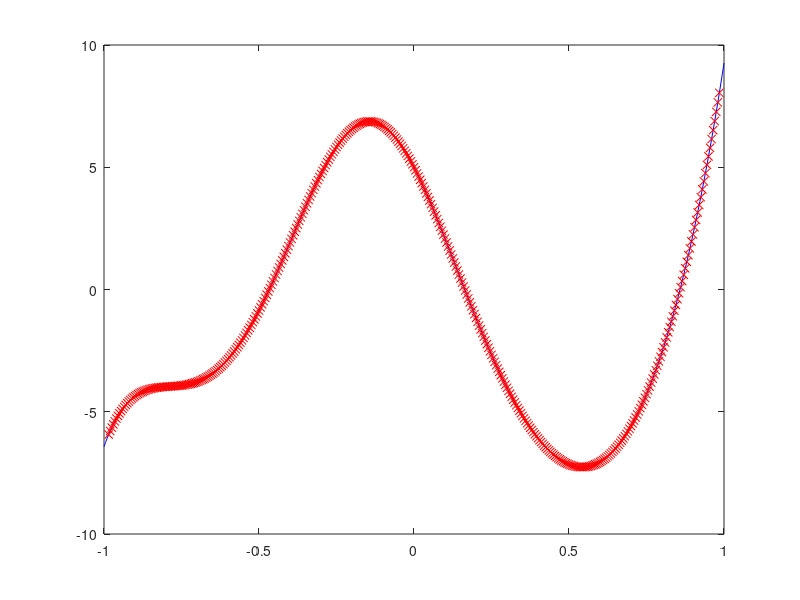
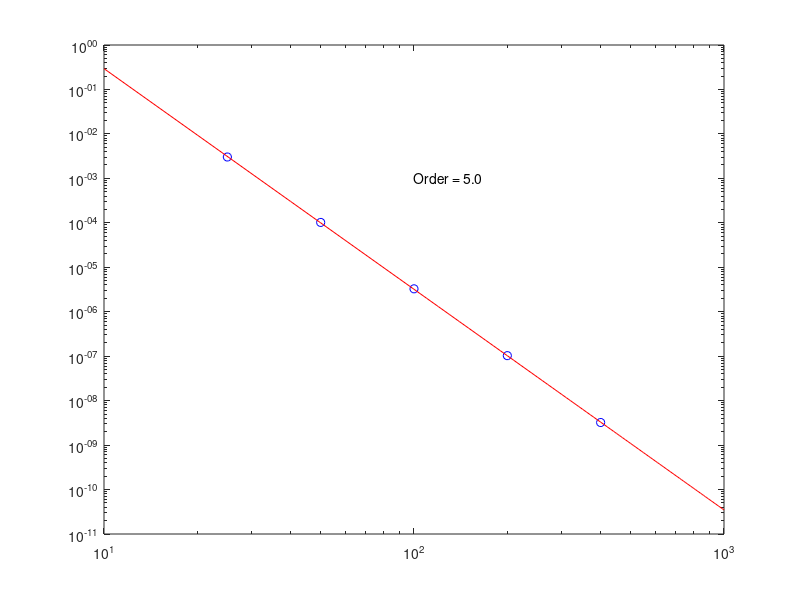

These charts were generated, in order, by the following MATLAB code:
%%%%%%%%%%%%%%%%%%%%%%%%%%%%%%%%%%%%%%%%%%%%%%%%%%%%%%%%%%%%%%%%%%%%%%%%%%%%%
%
% test_1st_derivative_stencil_5th_order.m checks that the fifth-order 
% accurate stencil for the first derivative operator is correct and 
% yields the expected order of accuracy.
%
%%%%%%%%%%%%%%%%%%%%%%%%%%%%%%%%%%%%%%%%%%%%%%%%%%%%%%%%%%%%%%%%%%%%%%%%%%%%%

%%%%%%%%%%%%%%%%%%%%%%%%%%%%%%%%%%%%%%%%%%%%%%%%%%%%%%%%%%%%%%
% MATLAB parameters
%%%%%%%%%%%%%%%%%%%%%%%%%%%%%%%%%%%%%%%%%%%%%%%%%%%%%%%%%%%%%%
clear;
format long;
format compact;


%%%%%%%%%%%%%%%%%%%%%%%%%%%%%%%%%%%%%%%%%%%%%%%%%%%%%%%%%%%%%%
% numerical parameters
%%%%%%%%%%%%%%%%%%%%%%%%%%%%%%%%%%%%%%%%%%%%%%%%%%%%%%%%%%%%%%
N = [25 50 100 200 400];
stencil = [-1/30, 1/4, -1, 1/3, 1/2, -1/20];  % (-3:2)


%%%%%%%%%%%%%%%%%%%%%%%%%%%%%%%%%%%%%%%%%%%%%%%%%%%%%%%%%%%%%%
% compute error for different dx
%%%%%%%%%%%%%%%%%%%%%%%%%%%%%%%%%%%%%%%%%%%%%%%%%%%%%%%%%%%%%%
err_d1f = zeros(size(N));
for i = 1:length(N)

  %%%%%%%%%%%%%%%%%%%%%%%%%%%%%%%%%%%%%%%%%%%%%%%%%%%%%%%%%%%%%%
  % compute grid and stencil
  %%%%%%%%%%%%%%%%%%%%%%%%%%%%%%%%%%%%%%%%%%%%%%%%%%%%%%%%%%%%%%
  dx = 2/N(i);
  x = -1:dx:1;

  %%%%%%%%%%%%%%%%%%%%%%%%%%%%%%%%%%%%%%%%%%%%%%%%%%%%%%%%%%%%%%
  % compare results of applying stencil to known function 
  % with analytical formulae
  %%%%%%%%%%%%%%%%%%%%%%%%%%%%%%%%%%%%%%%%%%%%%%%%%%%%%%%%%%%%%%
  f = exp(cos(3*x))+sin(5*x)+x.^8;
  d1f_exact = -3*sin(3*x).*exp(cos(3*x)) + 5*cos(5*x) + 8*x.^7;
  d1f_approx = zeros(size(x));
  for j = 4:length(x)-2
    d1f_approx(j) = sum(f(j-3:j+2).*stencil)/dx;
  end
  err_d1f(i) = norm(d1f_approx(4:end-2)-d1f_exact(4:end-2),'inf');

  % plot results
  figure(1); clf;
  plot(x,d1f_exact,'b');
  hold on;
  plot(x(4:end-3),d1f_approx(4:end-3),'rx');

end

% compute order of discretization
P = polyfit(log(N),log(err_d1f),1);
order = -P(1)

% plot error vs N
figure(2); clf;
loglog(N,err_d1f,'bo');
hold on;
N_plot = 10:10:1000;
plot(N_plot,exp(log(N_plot)*P(1)+P(2)),'r');
order_str = sprintf('Order = %1.1f', order);
text(100,0.001,order_str);
